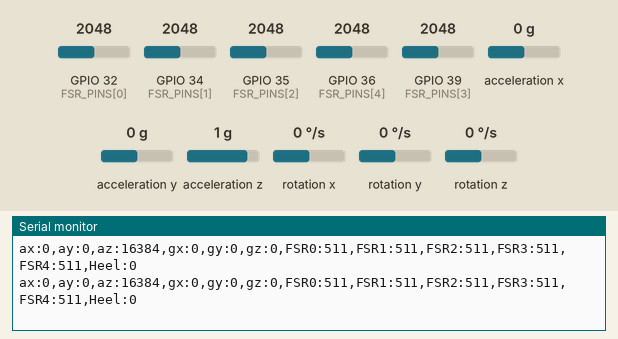
Recording of a sketch running on a simulated ESP32. On the bench: the last lines printed to the serial monitor. Inputs (shaded band) come from the test bench; at power-on: acceleration z 1 g, rotation x 0 °/s, acceleration x 0 g, GPIO 32 (FSR_PINS[0]) = 2048, acceleration y 0 g, GPIO 34 (FSR_PINS[1]) = 2048, GPIO 35 (FSR_PINS[2]) = 2048, GPIO 36 (FSR_PINS[4]) = 2048, GPIO 39 (FSR_PINS[3]) = 2048, rotation y 0 °/s, rotation z 0 °/s. Nothing arrives over Bluetooth unless stated; a phone connects over Bluetooth LE 3 s after start.

Above: at 1.2 s.
1.3 s: acceleration z set to 0 g
At 2.2 s:
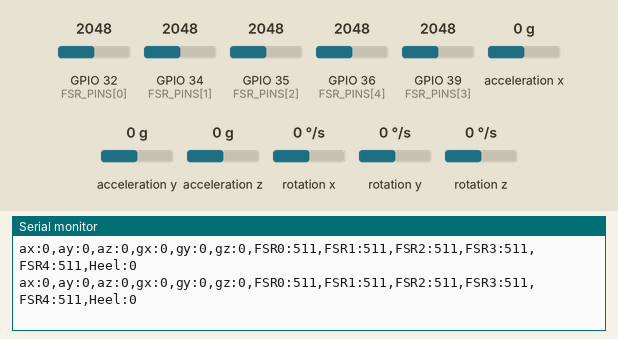
4.3 s: rotation x set to 9 °/s
At 5.4 s:
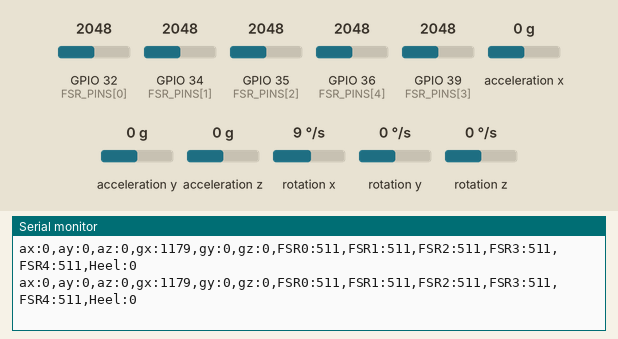
7.3 s: acceleration x set to -1.4 g
At 8.4 s:
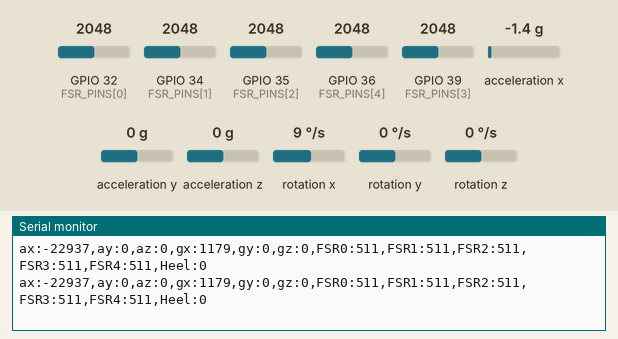
10.3 s: GPIO 32 (FSR_PINS[0]) set to 2866
At 11.0 s:
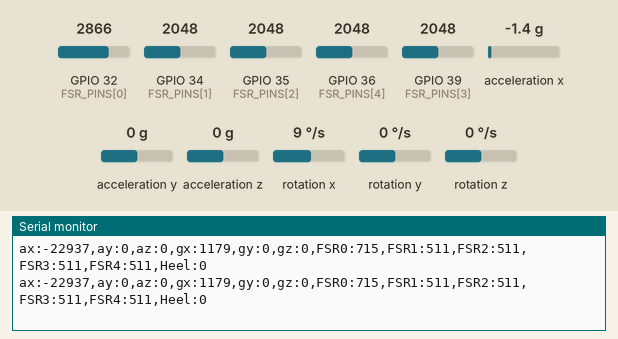
11.8 s: acceleration y set to 0.8 g
At 12.8 s:
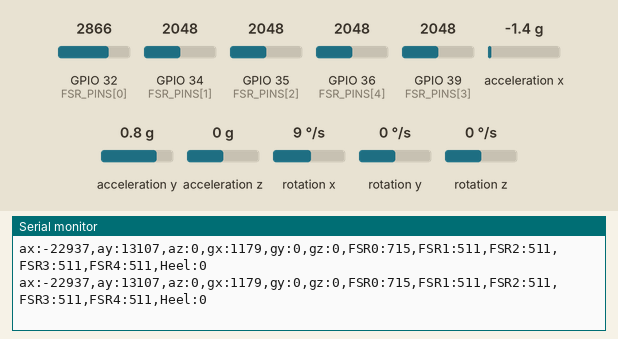
14.8 s: GPIO 34 (FSR_PINS[1]) set to 2866
At 15.6 s:
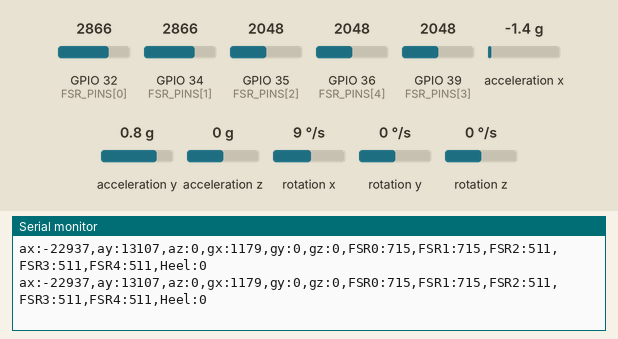

The sketch:

esp32_mpu6050.ino
```cpp
#include <BLE2902.h>
#include <BLEDevice.h>
#include <BLEServer.h>
#include <BLEUtils.h>
#include <MPU6050.h>
#include <Wire.h>

// -------------------------------------------------------------------------
// CONFIGURATION
// -------------------------------------------------------------------------
// IMPORTANT: If you experience a boot loop (restart) after "Starting BLE
// Work!", please change your Partition Scheme in Arduino IDE: Tools > Partition
// Scheme > "Huge APP (3MB No OTA/1MB SPIFFS)"

// Set to true for Right Insole, false for Left Insole
bool isRightInsole = true;

// BLE UUIDs
#define SERVICE_UUID "4fafc201-1fb5-459e-8fcc-c5c9c331914b"
#define CHARACTERISTIC_UUID "beb5483e-36e1-4688-b7f5-ea07361b26a8"

// -------------------------------------------------------------------------
// DATA STRUCTURES
// -------------------------------------------------------------------------
struct __attribute__((packed)) SensorData {
  float ax;
  float ay;
  float az;
  float gx;
  float gy;
  float gz;
  uint16_t fsr[5];
  uint16_t heel;
};

SensorData currentData;

// -------------------------------------------------------------------------
// GLOBALS
// -------------------------------------------------------------------------
BLEServer *pServer = NULL;
BLECharacteristic *pCharacteristic = NULL;
bool deviceConnected = false;
bool oldDeviceConnected = false;

MPU6050 imu(0x68);

// -------------------------------------------------------------------------
// BLE CALLBACKS
// -------------------------------------------------------------------------
class MyServerCallbacks : public BLEServerCallbacks {
  void onConnect(BLEServer *pServer) {
    deviceConnected = true;
    Serial.println("Device Connected");
  };

  void onDisconnect(BLEServer *pServer) {
    deviceConnected = false;
    Serial.println("Device Disconnected");
  }
};

// FSR Pins
// User specified: 32, 33, 34, 35, VN (39)
const int FSR_PINS[5] = {32, 34, 35, 39, 36};
// const int HEEL_PIN = 39; // Removed as user only listed 5 pins

// -------------------------------------------------------------------------
// SETUP
// -------------------------------------------------------------------------
void setup() {
  Serial.begin(115200);
  Serial.println("Starting BLE Work!");

  // Initialize FSR Pins
  for (int i = 0; i < 5; i++) {
    pinMode(FSR_PINS[i], INPUT);
  }
  // pinMode(HEEL_PIN, INPUT);

  // Initialize I2C
  Wire.begin(21, 22);

  // Initialize MPU6050
  Serial.println("Initializing MPU6050...");
  imu.initialize();

  // Explicitly set ranges to match our scaling factors
  // Gyro: +/- 250 deg/s -> 131 LSB/deg/s
  imu.setFullScaleGyroRange(MPU6050_GYRO_FS_250);
  // Accel: +/- 2g -> 16384 LSB/g
  imu.setFullScaleAccelRange(MPU6050_ACCEL_FS_2);

  if (imu.testConnection()) {
    Serial.println("MPU6050 connection successful");
  } else {
    Serial.println("MPU6050 connection failed");
  }

  // Initialize BLE
  BLEDevice::init(isRightInsole ? "SoleSync Right" : "SoleSync Left");

  // Create Server
  pServer = BLEDevice::createServer();
  pServer->setCallbacks(new MyServerCallbacks());

  // Create Service
  BLEService *pService = pServer->createService(SERVICE_UUID);

  // Create Characteristic
  pCharacteristic = pService->createCharacteristic(
      CHARACTERISTIC_UUID,
      BLECharacteristic::PROPERTY_READ | BLECharacteristic::PROPERTY_NOTIFY);

  pCharacteristic->addDescriptor(new BLE2902());

  // Start the service
  pService->start();

  // Start advertising
  BLEAdvertising *pAdvertising = BLEDevice::getAdvertising();
  pAdvertising->addServiceUUID(SERVICE_UUID);
  pAdvertising->setScanResponse(true);
  pAdvertising->setMinPreferred(
      0x06); // functions that help with iPhone connections issue
  pAdvertising->setMinPreferred(0x12);
  BLEDevice::startAdvertising();
  Serial.println("Waiting a client connection to notify...");
  Serial.println("Setup Complete. Starting Loop...");
}

// -------------------------------------------------------------------------
// LOOP
// -------------------------------------------------------------------------
void loop() {
  int16_t ax, ay, az;
  int16_t gx, gy, gz;

  // Always read sensor data
  imu.getAcceleration(&ax, &ay, &az);
  imu.getRotation(&gx, &gy, &gz);

  // Read FSRs
  // IMPORTANT: Pins 34, 35, 36, 39 are INPUT ONLY on ESP32.
  // They do NOT have internal pull-up/pull-down resistors.
  // You MUST use an external voltage divider (e.g., 10k resistor to GND) for
  // these pins. If you don't, they will float or read 0. Pins 32, 33 have
  // internal pull-ups/downs available, which might be why they work if wired
  // simply.

  uint16_t fsrValues[5];
  for (int i = 0; i < 5; i++) {
    fsrValues[i] = map(analogRead(FSR_PINS[i]), 0, 4095, 0, 1023);
    if (fsrValues[i] < 200)
      fsrValues[i] = 0; // Noise threshold
  }
  // uint16_t heelValue = map(analogRead(HEEL_PIN), 0, 4095, 0, 1023);
  uint16_t heelValue = 0; // Default to 0 as we only have 5 pins

  // Debug Print (Serial Monitor & Plotter compatible)
  // Format: "Label:Value,Label:Value,..."
  // Moved OUTSIDE if(deviceConnected) so it always prints
  Serial.print("ax:");
  Serial.print(ax);
  Serial.print(",");
  Serial.print("ay:");
  Serial.print(ay);
  Serial.print(",");
  Serial.print("az:");
  Serial.print(az);
  Serial.print(",");
  Serial.print("gx:");
  Serial.print(gx);
  Serial.print(",");
  Serial.print("gy:");
  Serial.print(gy);
  Serial.print(",");
  Serial.print("gz:");
  Serial.print(gz);
  Serial.print(",");

  Serial.print("FSR0:");
  Serial.print(fsrValues[0]);
  Serial.print(",");
  Serial.print("FSR1:");
  Serial.print(fsrValues[1]);
  Serial.print(",");
  Serial.print("FSR2:");
  Serial.print(fsrValues[2]);
  Serial.print(",");
  Serial.print("FSR3:");
  Serial.print(fsrValues[3]);
  Serial.print(",");
  Serial.print("FSR4:");
  Serial.print(fsrValues[4]);
  Serial.print(",");
  Serial.print("Heel:");
  Serial.println(heelValue);

  // Only send via BLE if connected
  if (deviceConnected) {
    // Convert to physical units (Float)
    currentData.ax = ax / 16384.0;
    currentData.ay = ay / 16384.0;
    currentData.az = az / 16384.0;

    currentData.gx = gx / 131.0;
    currentData.gy = gy / 131.0;
    currentData.gz = gz / 131.0;

    // Populate FSRs
    for (int i = 0; i < 5; i++) {
      currentData.fsr[i] = fsrValues[i];
    }
    currentData.heel = heelValue;

    // Send
    pCharacteristic->setValue((uint8_t *)&currentData, sizeof(SensorData));
    pCharacteristic->notify();
  }

  // Handle Disconnect
  if (!deviceConnected && oldDeviceConnected) {
    delay(500);
    pServer->startAdvertising();
    Serial.println("start advertising");
    oldDeviceConnected = deviceConnected;
  }
  // Handle Connect
  if (deviceConnected && !oldDeviceConnected) {
    oldDeviceConnected = deviceConnected;
  }

  delay(20); // Run at ~50Hz to match frontend expectation
}
```

Measured:
- after the input at 1.3 s, the serial monitor: prints a new line at once (image 1)
- after the input at 4.3 s, the serial monitor: prints a new line at once (image 2)
- after the input at 7.3 s, the serial monitor: prints a new line at once (image 3)
- after the input at 10.3 s, the serial monitor: prints a new line at once (image 4)
- after the input at 11.8 s, the serial monitor: prints a new line at once (image 5)
- after the input at 14.8 s, the serial monitor: prints a new line at once (image 6)
